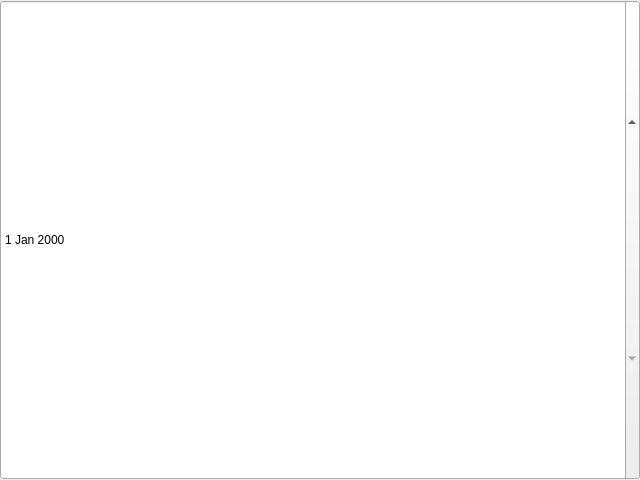
<?xml version="1.0" encoding="UTF-8"?>
<ui version="4.0">
 <class>DateEditHost</class>
 <widget class="QDateEdit" name="DateEditHost">
  <property name="geometry">
   <rect>
    <x>0</x>
    <y>0</y>
    <width>640</width>
    <height>480</height>
   </rect>
  </property>
  <property name="windowTitle">
   <string>QDateEdit</string>
  </property>
  <property name="toolTip">
   <string>QDateEdit host</string>
  </property>
 </widget>
 <resources/>
 <connections/>
</ui>
